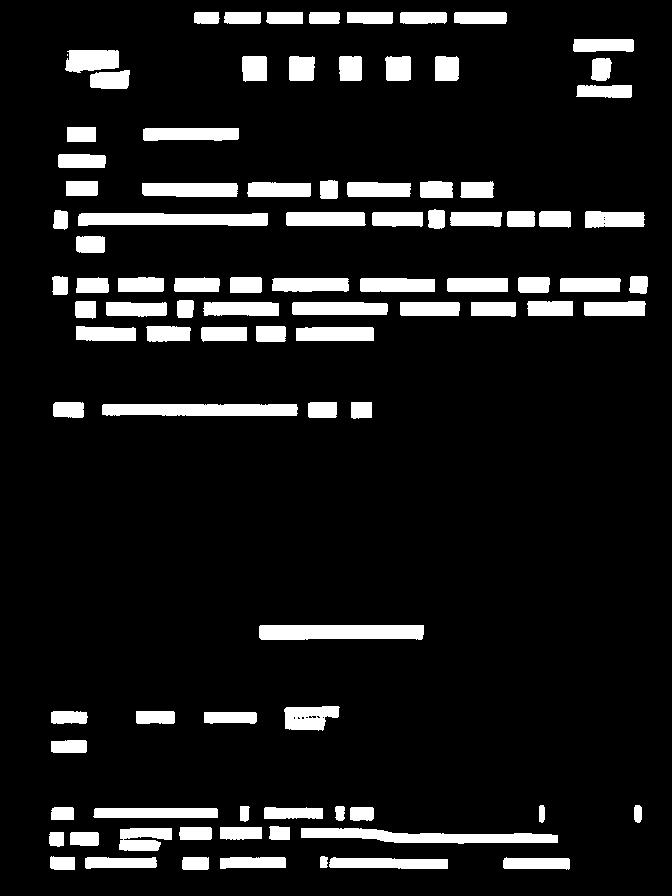
#> input picture PaddleOCR/sample_result_mask_1.jpg, 672 x 896 px
$ python modify_contour.py
#> lines starting #> are read from the running program, lines starting #| are printed output that depends on the picture; after the words box and inside, x2 and y2 are one past the last pixel; in counts of white or black regions, pixels touching at a corner belong together
import cv2
import numpy as np

img = cv2.imread('PaddleOCR/sample_result_mask_1.jpg')
#> img is the input picture: shape (896, 672, 3); min 0, max 255, mean 26.9
gray = cv2.cvtColor(img, cv2.COLOR_BGR2GRAY)
_, threshold = cv2.threshold(gray, 200, 255, cv2.THRESH_BINARY)
#> threshold: shape (896, 672); 10.5% white; 95 white regions (1 under 20 px)

contours, hierarchy = cv2.findContours(threshold,cv2.RETR_TREE,cv2.CHAIN_APPROX_NONE)
#> contours = 106 contours, 12 with area under 20; largest, box (x1, y1, x2, y2) and area: (301, 828, 558, 844) 2198, (259, 625, 424, 640) 2178, (102, 404, 298, 416) 2070, (78, 213, 268, 226) 2036, (142, 183, 238, 197) 1194


k = 1

# [13 lines of commented-out code are left out]


kernel = np.ones((5, 5),np.uint8)
erosion = cv2.erode(threshold,kernel,iterations = 1)
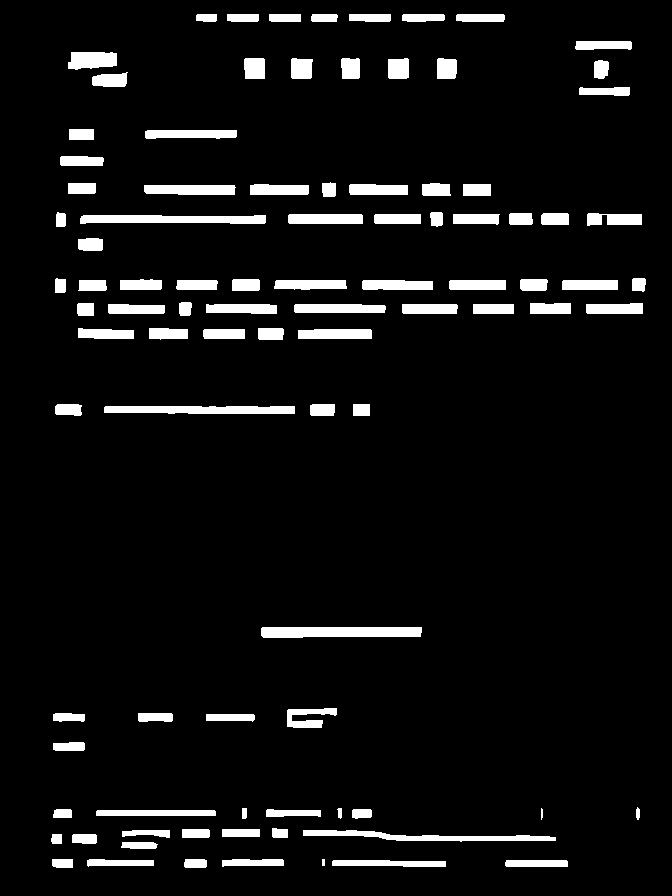
#> erosion: shape (896, 672); 6.6% white; 95 white regions
contours, hierarchy = cv2.findContours(erosion, cv2.RETR_LIST, cv2.CHAIN_APPROX_SIMPLE)
#> contours = 95 contours, 2 with area under 20; largest, box (x1, y1, x2, y2) and area: (261, 627, 422, 638) 1476, (80, 215, 266, 224) 1240, (104, 406, 295, 414) 1224, (303, 830, 556, 842) 1112, (144, 185, 236, 195) 776

cv2.drawContours(img, contours, -1, (0,0,255), 2)
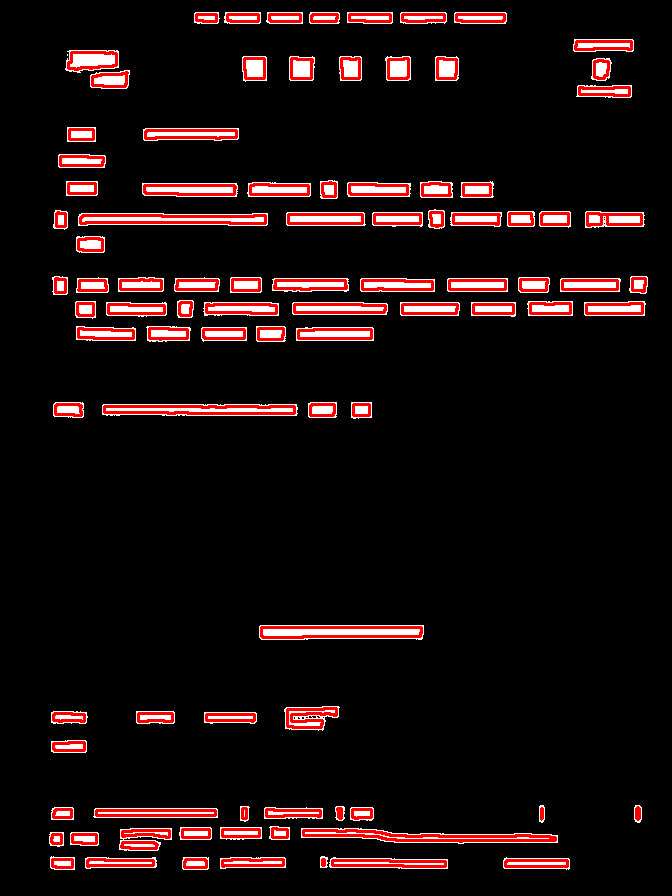
#> img: shape (896, 672, 3); 5.14% of pixels changed, all inside (x1, y1, x2, y2) = (50, 13, 647, 869)
cv2.imwrite('output_iter.jpg'.format(k), img)


# [71 lines of commented-out code are left out]

$ run again, with PaddleOCR/sample_result_mask_2.jpg copied over PaddleOCR/sample_result_mask_1.jpg
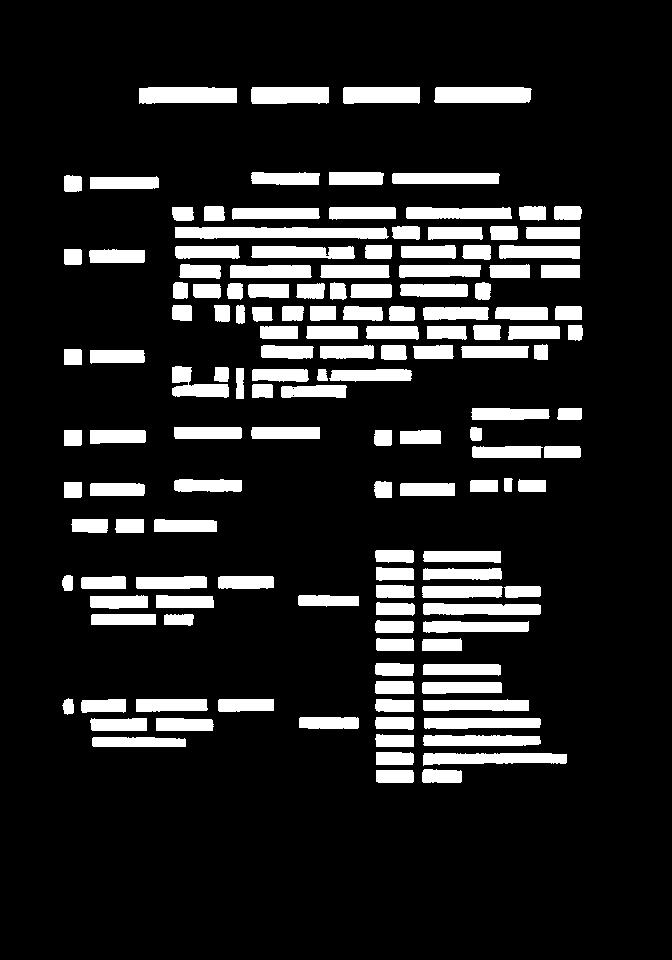
#> input picture PaddleOCR/sample_result_mask_2.jpg, 672 x 960 px
#> img is the input picture: shape (960, 672, 3); min 0, max 255, mean 35.3
#> threshold: shape (960, 672); 13.8% white; 144 white regions
#> `contours, hierarchy = cv2.findContours(threshold,cv2.RETR_TREE,cv2.CHA..`: contours = 146 contours, 2 with area under 20; largest, box (x1, y1, x2, y2) and area: (175, 227, 389, 239) 2041, (139, 87, 237, 104) 1430, (434, 87, 532, 103) 1416, (423, 753, 567, 766) 1332, (251, 87, 329, 104) 1190
#> `erosion = cv2.erode(threshold,kernel,iterations = 1)`:
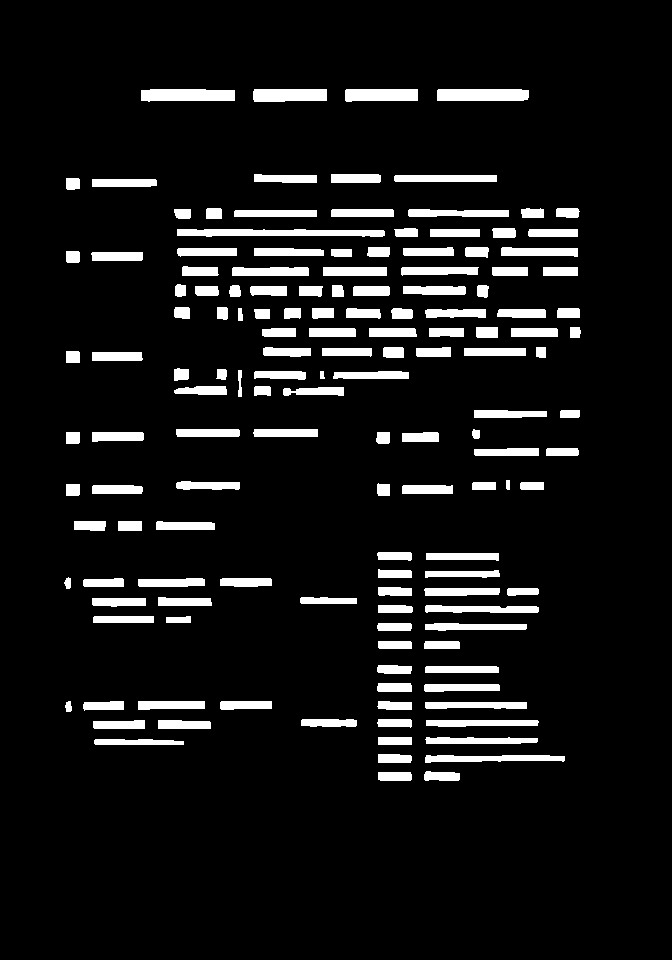
#> erosion: shape (960, 672); 8.4% white; 146 white regions
#> `contours, hierarchy = cv2.findContours(erosion, cv2.RETR_LIST, cv2.CHA..`: contours = 146 contours; largest, box (x1, y1, x2, y2) and area: (177, 229, 385, 237) 1139, (437, 89, 529, 101) 988, (141, 89, 235, 102) 988, (253, 89, 327, 102) 832, (345, 89, 418, 102) 798
#> `cv2.drawContours(img, contours, -1, (0,0,255), 2)`:
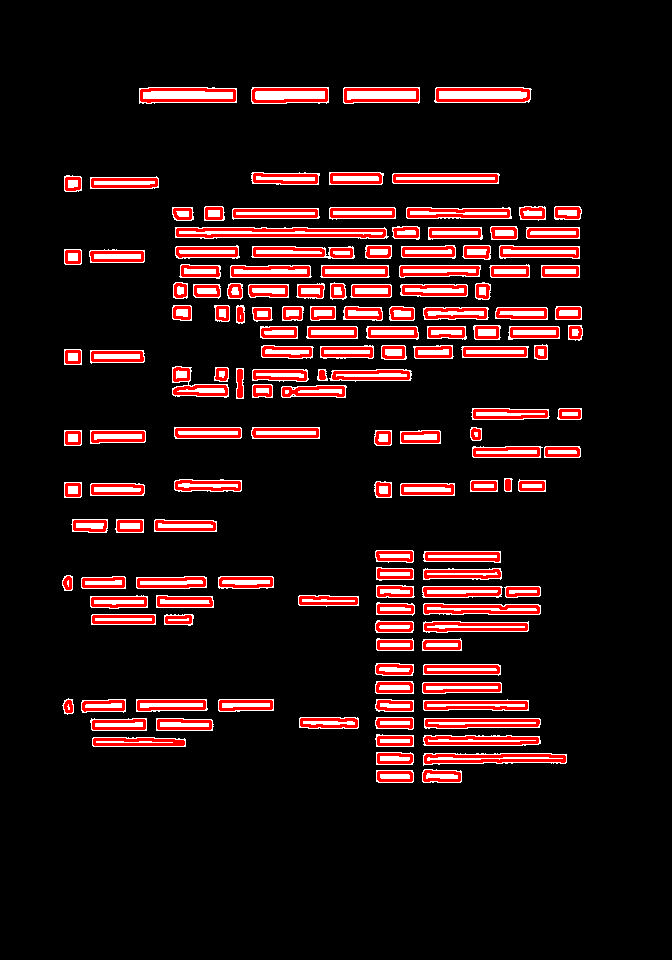
#> img: shape (960, 672, 3); 7.08% of pixels changed, all inside (x1, y1, x2, y2) = (63, 88, 582, 782)
